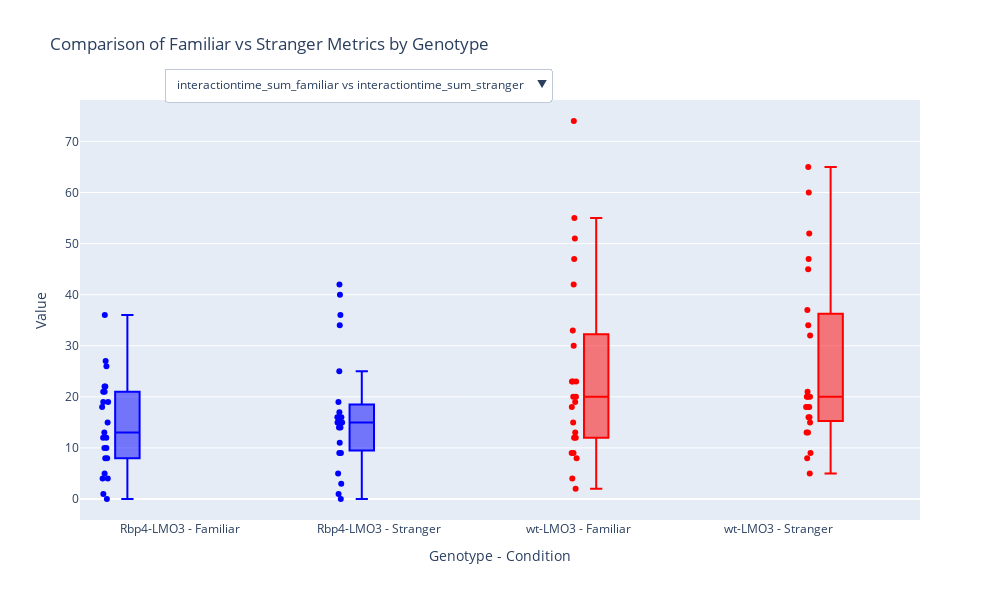

Notebook code for this chart:
### Code cell
# Create and show the interactive plot
mouse_analysis.analysis.show_interactive_plot()

### Figure 1 — Plotly figure (JSON) as saved in the notebook; plotly's stock layout.template omitted (floating-point values rounded to 4 significant figures)
{"data": [{"boxpoints": "all", "hoverinfo": "text", "hovertext": ["Tag: 3427<br>Age: 5.65 months<br>Value: 26.00", "Tag: 3435<br>Age: 10.61 months<br>Value: 12.00", "Tag: 3515<br>Age: 9.79 months<br>Value: 10.00", "Tag: 3518<br>Age: 9.79 months<br>Value: 22.00", "Tag: 3522<br>Age: 9.69 months<br>Value: 27.00", "Tag: 3523<br>Age: 9.69 months<br>Value: 0.00", "Tag: 3554<br>Age: 9.23 months<br>Value: 10.00", "Tag: 3559<br>Age: 9.10 months<br>Value: 36.00", "Tag: 3561<br>Age: 9.10 months<br>Value: 8.00", "Tag: 3548<br>Age: 8.97 months<br>Value: 15.00", "Tag: 3440<br>Age: 9.59 months<br>Value: 13.00", "Tag: 3437<br>Age: 10.58 months<br>Value: 12.00", "Tag: 3439<br>Age: 10.58 months<br>Value: 22.00", "Tag: 3520<br>Age: 9.59 months<br>Value: 19.00", "Tag: 3525<br>Age: 10.61 months<br>Value: 21.00", "Tag: 3551<br>Age: 10.61 months<br>Value: 21.00", "Tag: 3552<br>Age: 10.61 months<br>Value: 1.00", "Tag: 3557<br>Age: 10.35 months<br>Value: 5.00", "Tag: 3562<br>Age: 10.18 months<br>Value: 19.00", "Tag: 3564<br>Age: 10.18 months<br>Value: 4.00", "Tag: 3565<br>Age: 10.18 months<br>Value: 18.00", "Tag: 2809<br>Age: 10.05 months<br>Value: 8.00", "Tag: 2839<br>Age: 10.05 months<br>Value: 4.00"], "jitter": 0.3, "marker": {"color": "blue"}, "name": "interactiontime_sum_familiar vs interactiontime_sum_stranger | Rbp4-LMO3 - Familiar", "pointpos": -1.8, "showlegend": false, "type": "box", "visible": true, "x": ["Rbp4-LMO3 - Familiar", "Rbp4-LMO3 - Familiar", "Rbp4-LMO3 - Familiar", "Rbp4-LMO3 - Familiar", "Rbp4-LMO3 - Familiar", "Rbp4-LMO3 - Familiar", "Rbp4-LMO3 - Familiar", "Rbp4-LMO3 - Familiar", "Rbp4-LMO3 - Familiar", "Rbp4-LMO3 - Familiar", "Rbp4-LMO3 - Familiar", "Rbp4-LMO3 - Familiar", "Rbp4-LMO3 - Familiar", "Rbp4-LMO3 - Familiar", "Rbp4-LMO3 - Familiar", "Rbp4-LMO3 - Familiar", "Rbp4-LMO3 - Familiar", "Rbp4-LMO3 - Familiar", "Rbp4-LMO3 - Familiar", "Rbp4-LMO3 - Familiar", "Rbp4-LMO3 - Familiar", "Rbp4-LMO3 - Familiar", "Rbp4-LMO3 - Familiar"], "y": [26, 12, 10, 22, 27, 0, 10, 36, 8, 15, 13, 12, 22, 19, 21, 21, 1, 5, 19, 4, 18, 8, 4]}, {"boxpoints": "all", "hoverinfo": "text", "hovertext": ["Tag: 3427<br>Age: 5.65 months<br>Value: 42.00", "Tag: 3435<br>Age: 10.61 months<br>Value: 36.00", "Tag: 3515<br>Age: 9.79 months<br>Value: 0.00", "Tag: 3518<br>Age: 9.79 months<br>Value: 17.00", "Tag: 3522<br>Age: 9.69 months<br>Value: 1.00", "Tag: 3523<br>Age: 9.69 months<br>Value: 15.00", "Tag: 3554<br>Age: 9.23 months<br>Value: 15.00", "Tag: 3559<br>Age: 9.10 months<br>Value: 5.00", "Tag: 3561<br>Age: 9.10 months<br>Value: 40.00", "Tag: 3548<br>Age: 8.97 months<br>Value: 16.00", "Tag: 3440<br>Age: 9.59 months<br>Value: 15.00", "Tag: 3437<br>Age: 10.58 months<br>Value: 14.00", "Tag: 3439<br>Age: 10.58 months<br>Value: 34.00", "Tag: 3520<br>Age: 9.59 months<br>Value: 25.00", "Tag: 3525<br>Age: 10.61 months<br>Value: 16.00", "Tag: 3551<br>Age: 10.61 months<br>Value: 16.00", "Tag: 3552<br>Age: 10.61 months<br>Value: 14.00", "Tag: 3557<br>Age: 10.35 months<br>Value: 9.00", "Tag: 3562<br>Age: 10.18 months<br>Value: 15.00", "Tag: 3564<br>Age: 10.18 months<br>Value: 19.00", "Tag: 3565<br>Age: 10.18 months<br>Value: 11.00", "Tag: 2809<br>Age: 10.05 months<br>Value: 3.00", "Tag: 2839<br>Age: 10.05 months<br>Value: 9.00"], "jitter": 0.3, "marker": {"color": "blue"}, "name": "interactiontime_sum_familiar vs interactiontime_sum_stranger | Rbp4-LMO3 - Stranger", "pointpos": -1.8, "showlegend": false, "type": "box", "visible": true, "x": ["Rbp4-LMO3 - Stranger", "Rbp4-LMO3 - Stranger", "Rbp4-LMO3 - Stranger", "Rbp4-LMO3 - Stranger", "Rbp4-LMO3 - Stranger", "Rbp4-LMO3 - Stranger", "Rbp4-LMO3 - Stranger", "Rbp4-LMO3 - Stranger", "Rbp4-LMO3 - Stranger", "Rbp4-LMO3 - Stranger", "Rbp4-LMO3 - Stranger", "Rbp4-LMO3 - Stranger", "Rbp4-LMO3 - Stranger", "Rbp4-LMO3 - Stranger", "Rbp4-LMO3 - Stranger", "Rbp4-LMO3 - Stranger", "Rbp4-LMO3 - Stranger", "Rbp4-LMO3 - Stranger", "Rbp4-LMO3 - Stranger", "Rbp4-LMO3 - Stranger", "Rbp4-LMO3 - Stranger", "Rbp4-LMO3 - Stranger", "Rbp4-LMO3 - Stranger"], "y": [42, 36, 0, 17, 1, 15, 15, 5, 40, 16, 15, 14, 34, 25, 16, 16, 14, 9, 15, 19, 11, 3, 9]}, {"boxpoints": "all", "hoverinfo": "text", "hovertext": ["Tag: 3428<br>Age: 5.65 months<br>Value: 51.00", "Tag: 3434<br>Age: 10.61 months<br>Value: 42.00", "Tag: 3436<br>Age: 10.61 months<br>Value: 47.00", "Tag: 3442<br>Age: 9.86 months<br>Value: 74.00", "Tag: 3514<br>Age: 9.79 months<br>Value: 23.00", "Tag: 3516<br>Age: 9.79 months<br>Value: 20.00", "Tag: 3517<br>Age: 9.79 months<br>Value: 23.00", "Tag: 3555<br>Age: 9.23 months<br>Value: 55.00", "Tag: 3560<br>Age: 9.10 months<br>Value: 9.00", "Tag: 3549<br>Age: 8.97 months<br>Value: 23.00", "Tag: 3550<br>Age: 8.97 months<br>Value: 4.00", "Tag: 3429<br>Age: 9.59 months<br>Value: 12.00", "Tag: 3438<br>Age: 10.58 months<br>Value: 9.00", "Tag: 3445<br>Age: 9.86 months<br>Value: 30.00", "Tag: 3519<br>Age: 9.59 months<br>Value: 15.00", "Tag: 3521<br>Age: 8.94 months<br>Value: 33.00", "Tag: 3524<br>Age: 10.61 months<br>Value: 18.00", "Tag: 3553<br>Age: 10.61 months<br>Value: 2.00", "Tag: 3556<br>Age: 10.35 months<br>Value: 19.00", "Tag: 3558<br>Age: 10.35 months<br>Value: 8.00", "Tag: 3563<br>Age: 10.18 months<br>Value: 13.00", "Tag: 2808<br>Age: 10.05 months<br>Value: 20.00", "Tag: 2838<br>Age: 10.05 months<br>Value: 12.00"], "jitter": 0.3, "marker": {"color": "red"}, "name": "interactiontime_sum_familiar vs interactiontime_sum_stranger | wt-LMO3 - Familiar", "pointpos": -1.8, "showlegend": false, "type": "box", "visible": true, "x": ["wt-LMO3 - Familiar", "wt-LMO3 - Familiar", "wt-LMO3 - Familiar", "wt-LMO3 - Familiar", "wt-LMO3 - Familiar", "wt-LMO3 - Familiar", "wt-LMO3 - Familiar", "wt-LMO3 - Familiar", "wt-LMO3 - Familiar", "wt-LMO3 - Familiar", "wt-LMO3 - Familiar", "wt-LMO3 - Familiar", "wt-LMO3 - Familiar", "wt-LMO3 - Familiar", "wt-LMO3 - Familiar", "wt-LMO3 - Familiar", "wt-LMO3 - Familiar", "wt-LMO3 - Familiar", "wt-LMO3 - Familiar", "wt-LMO3 - Familiar", "wt-LMO3 - Familiar", "wt-LMO3 - Familiar", "wt-LMO3 - Familiar"], "y": [51, 42, 47, 74, 23, 20, 23, 55, 9, 23, 4, 12, 9, 30, 15, 33, 18, 2, 19, 8, 13, 20, 12]}, {"boxpoints": "all", "hoverinfo": "text", "hovertext": ["Tag: 3428<br>Age: 5.65 months<br>Value: 52.00", "Tag: 3434<br>Age: 10.61 months<br>Value: 60.00", "Tag: 3436<br>Age: 10.61 months<br>Value: 65.00", "Tag: 3442<br>Age: 9.86 months<br>Value: 47.00", "Tag: 3514<br>Age: 9.79 months<br>Value: 5.00", "Tag: 3516<br>Age: 9.79 months<br>Value: 16.00", "Tag: 3517<br>Age: 9.79 months<br>Value: 16.00", "Tag: 3555<br>Age: 9.23 months<br>Value: 15.00", "Tag: 3560<br>Age: 9.10 months<br>Value: 18.00", "Tag: 3549<br>Age: 8.97 months<br>Value: 20.00", "Tag: 3550<br>Age: 8.97 months<br>Value: 34.00", "Tag: 3429<br>Age: 9.59 months<br>Value: 37.00", "Tag: 3438<br>Age: 10.58 months<br>Value: 45.00", "Tag: 3445<br>Age: 9.86 months<br>Value: 18.00", "Tag: 3519<br>Age: 9.59 months<br>Value: 9.00", "Tag: 3521<br>Age: 8.94 months<br>Value: 18.00", "Tag: 3524<br>Age: 10.61 months<br>Value: 20.00", "Tag: 3553<br>Age: 10.61 months<br>Value: 20.00", "Tag: 3556<br>Age: 10.35 months<br>Value: 21.00", "Tag: 3558<br>Age: 10.35 months<br>Value: 13.00", "Tag: 3563<br>Age: 10.18 months<br>Value: 32.00", "Tag: 2808<br>Age: 10.05 months<br>Value: 13.00", "Tag: 2838<br>Age: 10.05 months<br>Value: 8.00"], "jitter": 0.3, "marker": {"color": "red"}, "name": "interactiontime_sum_familiar vs interactiontime_sum_stranger | wt-LMO3 - Stranger", "pointpos": -1.8, "showlegend": false, "type": "box", "visible": true, "x": ["wt-LMO3 - Stranger", "wt-LMO3 - Stranger", "wt-LMO3 - Stranger", "wt-LMO3 - Stranger", "wt-LMO3 - Stranger", "wt-LMO3 - Stranger", "wt-LMO3 - Stranger", "wt-LMO3 - Stranger", "wt-LMO3 - Stranger", "wt-LMO3 - Stranger", "wt-LMO3 - Stranger", "wt-LMO3 - Stranger", "wt-LMO3 - Stranger", "wt-LMO3 - Stranger", "wt-LMO3 - Stranger", "wt-LMO3 - Stranger", "wt-LMO3 - Stranger", "wt-LMO3 - Stranger", "wt-LMO3 - Stranger", "wt-LMO3 - Stranger", "wt-LMO3 - Stranger", "wt-LMO3 - Stranger", "wt-LMO3 - Stranger"], "y": [52, 60, 65, 47, 5, 16, 16, 15, 18, 20, 34, 37, 45, 18, 9, 18, 20, 20, 21, 13, 32, 13, 8]}, {"boxpoints": "all", "hoverinfo": "text", "hovertext": ["Tag: 3427<br>Age: 5.65 months<br>Value: 2.60", "Tag: 3435<br>Age: 10.61 months<br>Value: 2.40", "Tag: 3515<br>Age: 9.79 months<br>Value: 2.00", "Tag: 3518<br>Age: 9.79 months<br>Value: 2.44", "Tag: 3522<br>Age: 9.69 months<br>Value: 2.45", "Tag: 3523<br>Age: 9.69 months<br>Value: 0.00", "Tag: 3554<br>Age: 9.23 months<br>Value: 2.50", "Tag: 3559<br>Age: 9.10 months<br>Value: 4.00", "Tag: 3561<br>Age: 9.10 months<br>Value: 2.67", "Tag: 3548<br>Age: 8.97 months<br>Value: 2.50", "Tag: 3440<br>Age: 9.59 months<br>Value: 4.33", "Tag: 3437<br>Age: 10.58 months<br>Value: 2.40", "Tag: 3439<br>Age: 10.58 months<br>Value: 2.75", "Tag: 3520<br>Age: 9.59 months<br>Value: 2.38", "Tag: 3525<br>Age: 10.61 months<br>Value: 1.91", "Tag: 3551<br>Age: 10.61 months<br>Value: 1.91", "Tag: 3552<br>Age: 10.61 months<br>Value: 1.00", "Tag: 3557<br>Age: 10.35 months<br>Value: 1.67", "Tag: 3562<br>Age: 10.18 months<br>Value: 3.17", "Tag: 3564<br>Age: 10.18 months<br>Value: 1.33", "Tag: 3565<br>Age: 10.18 months<br>Value: 2.57", "Tag: 2809<br>Age: 10.05 months<br>Value: 4.00", "Tag: 2839<br>Age: 10.05 months<br>Value: 1.33"], "jitter": 0.3, "marker": {"color": "blue"}, "name": "interactiontime_avg_familiar vs interactiontime_avg_stranger | Rbp4-LMO3 - Familiar", "pointpos": -1.8, "showlegend": false, "type": "box", "visible": false, "x": ["Rbp4-LMO3 - Familiar", "Rbp4-LMO3 - Familiar", "Rbp4-LMO3 - Familiar", "Rbp4-LMO3 - Familiar", "Rbp4-LMO3 - Familiar", "Rbp4-LMO3 - Familiar", "Rbp4-LMO3 - Familiar", "Rbp4-LMO3 - Familiar", "Rbp4-LMO3 - Familiar", "Rbp4-LMO3 - Familiar", "Rbp4-LMO3 - Familiar", "Rbp4-LMO3 - Familiar", "Rbp4-LMO3 - Familiar", "Rbp4-LMO3 - Familiar", "Rbp4-LMO3 - Familiar", "Rbp4-LMO3 - Familiar", "Rbp4-LMO3 - Familiar", "Rbp4-LMO3 - Familiar", "Rbp4-LMO3 - Familiar", "Rbp4-LMO3 - Familiar", "Rbp4-LMO3 - Familiar", "Rbp4-LMO3 - Familiar", "Rbp4-LMO3 - Familiar"], "y": [2.6, 2.4, 2, 2.444, 2.455, 0, 2.5, 4, 2.667, 2.5, 4.333, 2.4, 2.75, 2.375, 1.909, 1.909, 1, 1.667, 3.167, 1.333, 2.571, 4, 1.333]}, {"boxpoints": "all", "hoverinfo": "text", "hovertext": ["Tag: 3427<br>Age: 5.65 months<br>Value: 4.67", "Tag: 3435<br>Age: 10.61 months<br>Value: 7.20", "Tag: 3515<br>Age: 9.79 months<br>Value: 0.00", "Tag: 3518<br>Age: 9.79 months<br>Value: 6.00", "Tag: 3522<br>Age: 9.69 months<br>Value: 1.00", "Tag: 3523<br>Age: 9.69 months<br>Value: 3.00", "Tag: 3554<br>Age: 9.23 months<br>Value: 3.00", "Tag: 3559<br>Age: 9.10 months<br>Value: 2.50", "Tag: 3561<br>Age: 9.10 months<br>Value: 2.86", "Tag: 3548<br>Age: 8.97 months<br>Value: 2.67", "Tag: 3440<br>Age: 9.59 months<br>Value: 3.75", "Tag: 3437<br>Age: 10.58 months<br>Value: 2.80", "Tag: 3439<br>Age: 10.58 months<br>Value: 3.40", "Tag: 3520<br>Age: 9.59 months<br>Value: 2.08", "Tag: 3525<br>Age: 10.61 months<br>Value: 3.20", "Tag: 3551<br>Age: 10.61 months<br>Value: 4.00", "Tag: 3552<br>Age: 10.61 months<br>Value: 2.80", "Tag: 3557<br>Age: 10.35 months<br>Value: 2.25", "Tag: 3562<br>Age: 10.18 months<br>Value: 2.50", "Tag: 3564<br>Age: 10.18 months<br>Value: 3.17", "Tag: 3565<br>Age: 10.18 months<br>Value: 3.67", "Tag: 2809<br>Age: 10.05 months<br>Value: 1.50", "Tag: 2839<br>Age: 10.05 months<br>Value: 1.50"], "jitter": 0.3, "marker": {"color": "blue"}, "name": "interactiontime_avg_familiar vs interactiontime_avg_stranger | Rbp4-LMO3 - Stranger", "pointpos": -1.8, "showlegend": false, "type": "box", "visible": false, "x": ["Rbp4-LMO3 - Stranger", "Rbp4-LMO3 - Stranger", "Rbp4-LMO3 - Stranger", "Rbp4-LMO3 - Stranger", "Rbp4-LMO3 - Stranger", "Rbp4-LMO3 - Stranger", "Rbp4-LMO3 - Stranger", "Rbp4-LMO3 - Stranger", "Rbp4-LMO3 - Stranger", "Rbp4-LMO3 - Stranger", "Rbp4-LMO3 - Stranger", "Rbp4-LMO3 - Stranger", "Rbp4-LMO3 - Stranger", "Rbp4-LMO3 - Stranger", "Rbp4-LMO3 - Stranger", "Rbp4-LMO3 - Stranger", "Rbp4-LMO3 - Stranger", "Rbp4-LMO3 - Stranger", "Rbp4-LMO3 - Stranger", "Rbp4-LMO3 - Stranger", "Rbp4-LMO3 - Stranger", "Rbp4-LMO3 - Stranger", "Rbp4-LMO3 - Stranger"], "y": [4.667, 7.2, 0, 6, 1, 3, 3, 2.5, 2.857, 2.667, 3.75, 2.8, 3.4, 2.083, 3.2, 4, 2.8, 2.25, 2.5, 3.167, 3.667, 1.5, 1.5]}, {"boxpoints": "all", "hoverinfo": "text", "hovertext": ["Tag: 3428<br>Age: 5.65 months<br>Value: 5.10", "Tag: 3434<br>Age: 10.61 months<br>Value: 10.50", "Tag: 3436<br>Age: 10.61 months<br>Value: 5.88", "Tag: 3442<br>Age: 9.86 months<br>Value: 8.22", "Tag: 3514<br>Age: 9.79 months<br>Value: 2.88", "Tag: 3516<br>Age: 9.79 months<br>Value: 2.88", "Tag: 3517<br>Age: 9.79 months<br>Value: 2.56", "Tag: 3555<br>Age: 9.23 months<br>Value: 7.86", "Tag: 3560<br>Age: 9.10 months<br>Value: 2.25", "Tag: 3549<br>Age: 8.97 months<br>Value: 2.88", "Tag: 3550<br>Age: 8.97 months<br>Value: 2.00", "Tag: 3429<br>Age: 9.59 months<br>Value: 2.40", "Tag: 3438<br>Age: 10.58 months<br>Value: 3.00", "Tag: 3445<br>Age: 9.86 months<br>Value: 3.75", "Tag: 3519<br>Age: 9.59 months<br>Value: 3.00", "Tag: 3521<br>Age: 8.94 months<br>Value: 4.12", "Tag: 3524<br>Age: 10.61 months<br>Value: 2.25", "Tag: 3553<br>Age: 10.61 months<br>Value: 2.00", "Tag: 3556<br>Age: 10.35 months<br>Value: 2.71", "Tag: 3558<br>Age: 10.35 months<br>Value: 2.00", "Tag: 3563<br>Age: 10.18 months<br>Value: 1.86", "Tag: 2808<br>Age: 10.05 months<br>Value: 2.50", "Tag: 2838<br>Age: 10.05 months<br>Value: 2.40"], "jitter": 0.3, "marker": {"color": "red"}, "name": "interactiontime_avg_familiar vs interactiontime_avg_stranger | wt-LMO3 - Familiar", "pointpos": -1.8, "showlegend": false, "type": "box", "visible": false, "x": ["wt-LMO3 - Familiar", "wt-LMO3 - Familiar", "wt-LMO3 - Familiar", "wt-LMO3 - Familiar", "wt-LMO3 - Familiar", "wt-LMO3 - Familiar", "wt-LMO3 - Familiar", "wt-LMO3 - Familiar", "wt-LMO3 - Familiar", "wt-LMO3 - Familiar", "wt-LMO3 - Familiar", "wt-LMO3 - Familiar", "wt-LMO3 - Familiar", "wt-LMO3 - Familiar", "wt-LMO3 - Familiar", "wt-LMO3 - Familiar", "wt-LMO3 - Familiar", "wt-LMO3 - Familiar", "wt-LMO3 - Familiar", "wt-LMO3 - Familiar", "wt-LMO3 - Familiar", "wt-LMO3 - Familiar", "wt-LMO3 - Familiar"], "y": [5.1, 10.5, 5.875, 8.222, 2.875, 2.875, 2.556, 7.857, 2.25, 2.875, 2, 2.4, 3, 3.75, 3, 4.125, 2.25, 2, 2.714, 2, 1.857, 2.5, 2.4]}, {"boxpoints": "all", "hoverinfo": "text", "hovertext": ["Tag: 3428<br>Age: 5.65 months<br>Value: 5.78", "Tag: 3434<br>Age: 10.61 months<br>Value: 4.62", "Tag: 3436<br>Age: 10.61 months<br>Value: 5.91", "Tag: 3442<br>Age: 9.86 months<br>Value: 9.40", "Tag: 3514<br>Age: 9.79 months<br>Value: 1.67", "Tag: 3516<br>Age: 9.79 months<br>Value: 2.00", "Tag: 3517<br>Age: 9.79 months<br>Value: 3.20", "Tag: 3555<br>Age: 9.23 months<br>Value: 3.75", "Tag: 3560<br>Age: 9.10 months<br>Value: 6.00", "Tag: 3549<br>Age: 8.97 months<br>Value: 2.50", "Tag: 3550<br>Age: 8.97 months<br>Value: 3.40", "Tag: 3429<br>Age: 9.59 months<br>Value: 2.47", "Tag: 3438<br>Age: 10.58 months<br>Value: 4.09", "Tag: 3445<br>Age: 9.86 months<br>Value: 2.57", "Tag: 3519<br>Age: 9.59 months<br>Value: 1.80", "Tag: 3521<br>Age: 8.94 months<br>Value: 2.00", "Tag: 3524<br>Age: 10.61 months<br>Value: 2.50", "Tag: 3553<br>Age: 10.61 months<br>Value: 2.50", "Tag: 3556<br>Age: 10.35 months<br>Value: 2.10", "Tag: 3558<br>Age: 10.35 months<br>Value: 1.86", "Tag: 3563<br>Age: 10.18 months<br>Value: 5.33", "Tag: 2808<br>Age: 10.05 months<br>Value: 2.17", "Tag: 2838<br>Age: 10.05 months<br>Value: 2.00"], "jitter": 0.3, "marker": {"color": "red"}, "name": "interactiontime_avg_familiar vs interactiontime_avg_stranger | wt-LMO3 - Stranger", "pointpos": -1.8, "showlegend": false, "type": "box", "visible": false, "x": ["wt-LMO3 - Stranger", "wt-LMO3 - Stranger", "wt-LMO3 - Stranger", "wt-LMO3 - Stranger", "wt-LMO3 - Stranger", "wt-LMO3 - Stranger", "wt-LMO3 - Stranger", "wt-LMO3 - Stranger", "wt-LMO3 - Stranger", "wt-LMO3 - Stranger", "wt-LMO3 - Stranger", "wt-LMO3 - Stranger", "wt-LMO3 - Stranger", "wt-LMO3 - Stranger", "wt-LMO3 - Stranger", "wt-LMO3 - Stranger", "wt-LMO3 - Stranger", "wt-LMO3 - Stranger", "wt-LMO3 - Stranger", "wt-LMO3 - Stranger", "wt-LMO3 - Stranger", "wt-LMO3 - Stranger", "wt-LMO3 - Stranger"], "y": [5.778, 4.615, 5.909, 9.4, 1.667, 2, 3.2, 3.75, 6, 2.5, 3.4, 2.467, 4.091, 2.571, 1.8, 2, 2.5, 2.5, 2.1, 1.857, 5.333, 2.167, 2]}, {"boxpoints": "all", "hoverinfo": "text", "hovertext": ["Tag: 3427<br>Age: 5.65 months<br>Value: 10.00", "Tag: 3435<br>Age: 10.61 months<br>Value: 5.00", "Tag: 3515<br>Age: 9.79 months<br>Value: 5.00", "Tag: 3518<br>Age: 9.79 months<br>Value: 9.00", "Tag: 3522<br>Age: 9.69 months<br>Value: 11.00", "Tag: 3523<br>Age: 9.69 months<br>Value: 0.00", "Tag: 3554<br>Age: 9.23 months<br>Value: 4.00", "Tag: 3559<br>Age: 9.10 months<br>Value: 9.00", "Tag: 3561<br>Age: 9.10 months<br>Value: 3.00", "Tag: 3548<br>Age: 8.97 months<br>Value: 6.00", "Tag: 3440<br>Age: 9.59 months<br>Value: 3.00", "Tag: 3437<br>Age: 10.58 months<br>Value: 5.00", "Tag: 3439<br>Age: 10.58 months<br>Value: 8.00", "Tag: 3520<br>Age: 9.59 months<br>Value: 8.00", "Tag: 3525<br>Age: 10.61 months<br>Value: 11.00", "Tag: 3551<br>Age: 10.61 months<br>Value: 11.00", "Tag: 3552<br>Age: 10.61 months<br>Value: 1.00", "Tag: 3557<br>Age: 10.35 months<br>Value: 3.00", "Tag: 3562<br>Age: 10.18 months<br>Value: 6.00", "Tag: 3564<br>Age: 10.18 months<br>Value: 3.00", "Tag: 3565<br>Age: 10.18 months<br>Value: 7.00", "Tag: 2809<br>Age: 10.05 months<br>Value: 2.00", "Tag: 2839<br>Age: 10.05 months<br>Value: 3.00"], "jitter": 0.3, "marker": {"color": "blue"}, "name": "approach_sum_familiar vs approach_sum_stranger | Rbp4-LMO3 - Familiar", "pointpos": -1.8, "showlegend": false, "type": "box", "visible": false, "x": ["Rbp4-LMO3 - Familiar", "Rbp4-LMO3 - Familiar", "Rbp4-LMO3 - Familiar", "Rbp4-LMO3 - Familiar", "Rbp4-LMO3 - Familiar", "Rbp4-LMO3 - Familiar", "Rbp4-LMO3 - Familiar", "Rbp4-LMO3 - Familiar", "Rbp4-LMO3 - Familiar", "Rbp4-LMO3 - Familiar", "Rbp4-LMO3 - Familiar", "Rbp4-LMO3 - Familiar", "Rbp4-LMO3 - Familiar", "Rbp4-LMO3 - Familiar", "Rbp4-LMO3 - Familiar", "Rbp4-LMO3 - Familiar", "Rbp4-LMO3 - Familiar", "Rbp4-LMO3 - Familiar", "Rbp4-LMO3 - Familiar", "Rbp4-LMO3 - Familiar", "Rbp4-LMO3 - Familiar", "Rbp4-LMO3 - Familiar", "Rbp4-LMO3 - Familiar"], "y": [10, 5, 5, 9, 11, 0, 4, 9, 3, 6, 3, 5, 8, 8, 11, 11, 1, 3, 6, 3, 7, 2, 3]}, {"boxpoints": "all", "hoverinfo": "text", "hovertext": ["Tag: 3427<br>Age: 5.65 months<br>Value: 9.00", "Tag: 3435<br>Age: 10.61 months<br>Value: 5.00", "Tag: 3515<br>Age: 9.79 months<br>Value: 0.00", "Tag: 3518<br>Age: 9.79 months<br>Value: 2.83", "Tag: 3522<br>Age: 9.69 months<br>Value: 1.00", "Tag: 3523<br>Age: 9.69 months<br>Value: 5.00", "Tag: 3554<br>Age: 9.23 months<br>Value: 5.00", "Tag: 3559<br>Age: 9.10 months<br>Value: 2.00", "Tag: 3561<br>Age: 9.10 months<br>Value: 14.00", "Tag: 3548<br>Age: 8.97 months<br>Value: 6.00", "Tag: 3440<br>Age: 9.59 months<br>Value: 4.00", "Tag: 3437<br>Age: 10.58 months<br>Value: 5.00", "Tag: 3439<br>Age: 10.58 months<br>Value: 10.00", "Tag: 3520<br>Age: 9.59 months<br>Value: 12.00", "Tag: 3525<br>Age: 10.61 months<br>Value: 5.00", "Tag: 3551<br>Age: 10.61 months<br>Value: 4.00", "Tag: 3552<br>Age: 10.61 months<br>Value: 5.00", "Tag: 3557<br>Age: 10.35 months<br>Value: 4.00", "Tag: 3562<br>Age: 10.18 months<br>Value: 6.00", "Tag: 3564<br>Age: 10.18 months<br>Value: 6.00", "Tag: 3565<br>Age: 10.18 months<br>Value: 3.00", "Tag: 2809<br>Age: 10.05 months<br>Value: 2.00", "Tag: 2839<br>Age: 10.05 months<br>Value: 6.00"], "jitter": 0.3, "marker": {"color": "blue"}, "name": "approach_sum_familiar vs approach_sum_stranger | Rbp4-LMO3 - Stranger", "pointpos": -1.8, "showlegend": false, "type": "box", "visible": false, "x": ["Rbp4-LMO3 - Stranger", "Rbp4-LMO3 - Stranger", "Rbp4-LMO3 - Stranger", "Rbp4-LMO3 - Stranger", "Rbp4-LMO3 - Stranger", "Rbp4-LMO3 - Stranger", "Rbp4-LMO3 - Stranger", "Rbp4-LMO3 - Stranger", "Rbp4-LMO3 - Stranger", "Rbp4-LMO3 - Stranger", "Rbp4-LMO3 - Stranger", "Rbp4-LMO3 - Stranger", "Rbp4-LMO3 - Stranger", "Rbp4-LMO3 - Stranger", "Rbp4-LMO3 - Stranger", "Rbp4-LMO3 - Stranger", "Rbp4-LMO3 - Stranger", "Rbp4-LMO3 - Stranger", "Rbp4-LMO3 - Stranger", "Rbp4-LMO3 - Stranger", "Rbp4-LMO3 - Stranger", "Rbp4-LMO3 - Stranger", "Rbp4-LMO3 - Stranger"], "y": [9, 5, 0, 2.833, 1, 5, 5, 2, 14, 6, 4, 5, 10, 12, 5, 4, 5, 4, 6, 6, 3, 2, 6]}, {"boxpoints": "all", "hoverinfo": "text", "hovertext": ["Tag: 3428<br>Age: 5.65 months<br>Value: 10.00", "Tag: 3434<br>Age: 10.61 months<br>Value: 4.00", "Tag: 3436<br>Age: 10.61 months<br>Value: 8.00", "Tag: 3442<br>Age: 9.86 months<br>Value: 9.00", "Tag: 3514<br>Age: 9.79 months<br>Value: 8.00", "Tag: 3516<br>Age: 9.79 months<br>Value: 7.00", "Tag: 3517<br>Age: 9.79 months<br>Value: 9.00", "Tag: 3555<br>Age: 9.23 months<br>Value: 7.00", "Tag: 3560<br>Age: 9.10 months<br>Value: 4.00", "Tag: 3549<br>Age: 8.97 months<br>Value: 8.00", "Tag: 3550<br>Age: 8.97 months<br>Value: 2.00", "Tag: 3429<br>Age: 9.59 months<br>Value: 5.00", "Tag: 3438<br>Age: 10.58 months<br>Value: 3.00", "Tag: 3445<br>Age: 9.86 months<br>Value: 8.00", "Tag: 3519<br>Age: 9.59 months<br>Value: 5.00", "Tag: 3521<br>Age: 8.94 months<br>Value: 8.00", "Tag: 3524<br>Age: 10.61 months<br>Value: 8.00", "Tag: 3553<br>Age: 10.61 months<br>Value: 1.00", "Tag: 3556<br>Age: 10.35 months<br>Value: 7.00", "Tag: 3558<br>Age: 10.35 months<br>Value: 4.00", "Tag: 3563<br>Age: 10.18 months<br>Value: 7.00", "Tag: 2808<br>Age: 10.05 months<br>Value: 8.00", "Tag: 2838<br>Age: 10.05 months<br>Value: 5.00"], "jitter": 0.3, "marker": {"color": "red"}, "name": "approach_sum_familiar vs approach_sum_stranger | wt-LMO3 - Familiar", "pointpos": -1.8, "showlegend": false, "type": "box", "visible": false, "x": ["wt-LMO3 - Familiar", "wt-LMO3 - Familiar", "wt-LMO3 - Familiar", "wt-LMO3 - Familiar", "wt-LMO3 - Familiar", "wt-LMO3 - Familiar", "wt-LMO3 - Familiar", "wt-LMO3 - Familiar", "wt-LMO3 - Familiar", "wt-LMO3 - Familiar", "wt-LMO3 - Familiar", "wt-LMO3 - Familiar", "wt-LMO3 - Familiar", "wt-LMO3 - Familiar", "wt-LMO3 - Familiar", "wt-LMO3 - Familiar", "wt-LMO3 - Familiar", "wt-LMO3 - Familiar", "wt-LMO3 - Familiar", "wt-LMO3 - Familiar", "wt-LMO3 - Familiar", "wt-LMO3 - Familiar", "wt-LMO3 - Familiar"], "y": [10, 4, 8, 9, 8, 7, 9, 7, 4, 8, 2, 5, 3, 8, 5, 8, 8, 1, 7, 4, 7, 8, 5]}, {"boxpoints": "all", "hoverinfo": "text", "hovertext": ["Tag: 3428<br>Age: 5.65 months<br>Value: 9.00", "Tag: 3434<br>Age: 10.61 months<br>Value: 13.00", "Tag: 3436<br>Age: 10.61 months<br>Value: 11.00", "Tag: 3442<br>Age: 9.86 months<br>Value: 5.00", "Tag: 3514<br>Age: 9.79 months<br>Value: 3.00", "Tag: 3516<br>Age: 9.79 months<br>Value: 8.00", "Tag: 3517<br>Age: 9.79 months<br>Value: 5.00", "Tag: 3555<br>Age: 9.23 months<br>Value: 4.00", "Tag: 3560<br>Age: 9.10 months<br>Value: 3.00", "Tag: 3549<br>Age: 8.97 months<br>Value: 8.00", "Tag: 3550<br>Age: 8.97 months<br>Value: 10.00", "Tag: 3429<br>Age: 9.59 months<br>Value: 15.00", "Tag: 3438<br>Age: 10.58 months<br>Value: 11.00", "Tag: 3445<br>Age: 9.86 months<br>Value: 7.00", "Tag: 3519<br>Age: 9.59 months<br>Value: 5.00", "Tag: 3521<br>Age: 8.94 months<br>Value: 9.00", "Tag: 3524<br>Age: 10.61 months<br>Value: 8.00", "Tag: 3553<br>Age: 10.61 months<br>Value: 8.00", "Tag: 3556<br>Age: 10.35 months<br>Value: 10.00", "Tag: 3558<br>Age: 10.35 months<br>Value: 7.00", "Tag: 3563<br>Age: 10.18 months<br>Value: 6.00", "Tag: 2808<br>Age: 10.05 months<br>Value: 6.00", "Tag: 2838<br>Age: 10.05 months<br>Value: 4.00"], "jitter": 0.3, "marker": {"color": "red"}, "name": "approach_sum_familiar vs approach_sum_stranger | wt-LMO3 - Stranger", "pointpos": -1.8, "showlegend": false, "type": "box", "visible": false, "x": ["wt-LMO3 - Stranger", "wt-LMO3 - Stranger", "wt-LMO3 - Stranger", "wt-LMO3 - Stranger", "wt-LMO3 - Stranger", "wt-LMO3 - Stranger", "wt-LMO3 - Stranger", "wt-LMO3 - Stranger", "wt-LMO3 - Stranger", "wt-LMO3 - Stranger", "wt-LMO3 - Stranger", "wt-LMO3 - Stranger", "wt-LMO3 - Stranger", "wt-LMO3 - Stranger", "wt-LMO3 - Stranger", "wt-LMO3 - Stranger", "wt-LMO3 - Stranger", "wt-LMO3 - Stranger", "wt-LMO3 - Stranger", "wt-LMO3 - Stranger", "wt-LMO3 - Stranger", "wt-LMO3 - Stranger", "wt-LMO3 - Stranger"], "y": [9, 13, 11, 5, 3, 8, 5, 4, 3, 8, 10, 15, 11, 7, 5, 9, 8, 8, 10, 7, 6, 6, 4]}], "layout": {"boxmode": "group", "height": 600, "title": {"text": "Comparison of Familiar vs Stranger Metrics by Genotype"}, "updatemenus": [{"buttons": [{"args": [{"visible": [true, true, true, true, false, false, false, false, false, false, false, false]}, {"title": "Comparison of interactiontime_sum_familiar vs interactiontime_sum_stranger"}], "label": "interactiontime_sum_familiar vs interactiontime_sum_stranger", "method": "update"}, {"args": [{"visible": [false, false, false, false, true, true, true, true, false, false, false, false]}, {"title": "Comparison of interactiontime_avg_familiar vs interactiontime_avg_stranger"}], "label": "interactiontime_avg_familiar vs interactiontime_avg_stranger", "method": "update"}, {"args": [{"visible": [false, false, false, false, false, false, false, false, true, true, true, true]}, {"title": "Comparison of approach_sum_familiar vs approach_sum_stranger"}], "label": "approach_sum_familiar vs approach_sum_stranger", "method": "update"}], "direction": "down", "pad": {"r": 10, "t": 10}, "showactive": true, "x": 0.1, "xanchor": "left", "y": 1.1, "yanchor": "top"}], "width": 1000, "xaxis": {"title": {"text": "Genotype - Condition"}}, "yaxis": {"title": {"text": "Value"}}}}
